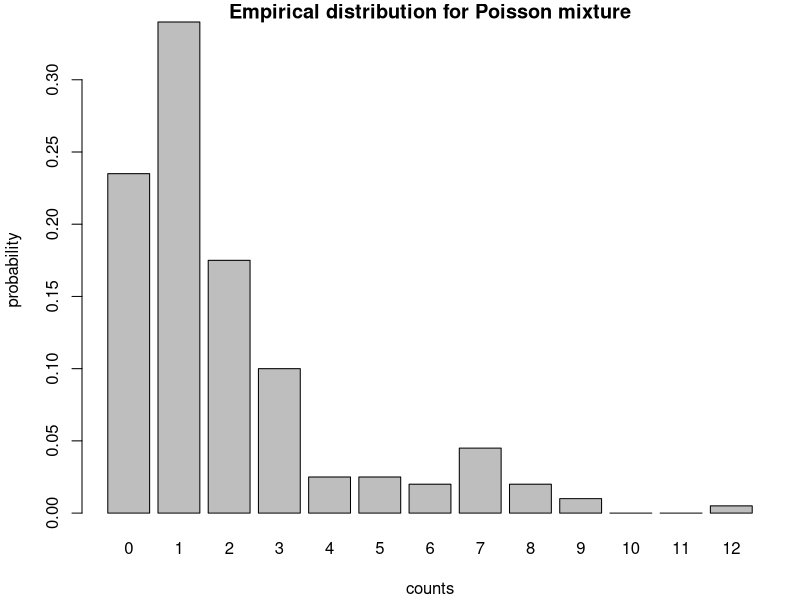
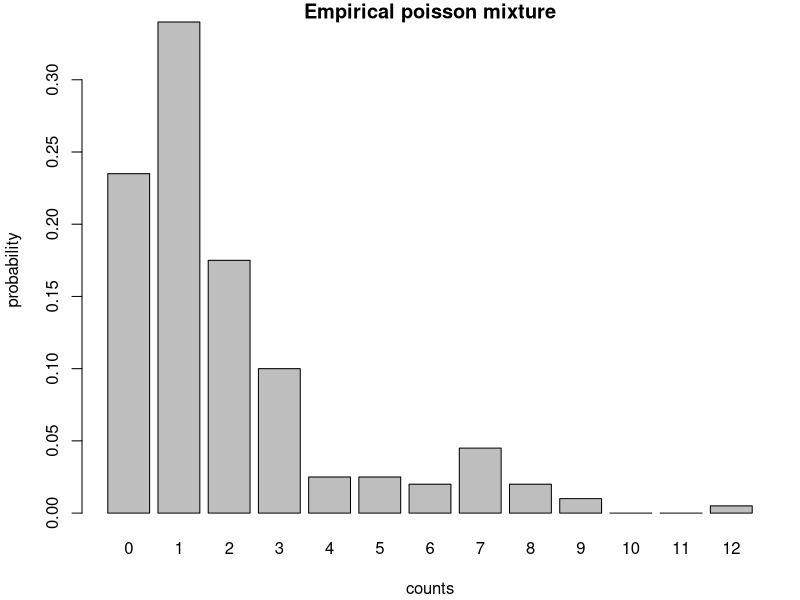

Generate these figures, in order, with R:
## ---- chunk 1
#| label: fig-poisson-mix
# Generate n observations from a mixture of three poisson distributions
set.seed(452)


# n     = 50
n = 200                # sample size
# w     = c(0.6, 0.4)  # Weights
w = c(0.7,0.2,0.1)     # weights
# mu    = c(0, 5)      # Means
# sigma = c(1, 2)      # Standard deviations
lambda = c(1,2,6)      # lambda params (mean,variation)



#cc    = sample(1:2, n, replace=T, prob=w)
ac     = sample(1:length(w),n, replace=T, prob=w) # sample the active component
#x     = rnorm(n, mu[cc], sigma[cc])
x      = rpois(n,lambda=lambda[ac])                # simulate an ac mixture component n time


#First converting the vector x into a factor while ensuring that any integer between 0 and the maximum in the sample are valid factors avoids the issue of ignoring zero counts or x=0.

#empfreq = table(factor(x, levels=seq(0, max(x))))/n
empirical_feqs = table(factor(x, levels=seq(0, max(x)))) # tabulate samples into a counts
empirical_dist = empirical_feqs /n # convert frequencies to probabilities
## ---- chunk 2
#| label: fig-poisson-mix-1
#| fig-cap: "Empirical distribution for Poisson mixture"
par(mar=c(4,4,1,1) + 0.1)
#barplot(empfreq)
barplot(empirical_dist,xlab="counts",ylab="probability",main="Empirical distribution for Poisson mixture")

## ---- chunk 3
#| label: fig-poisson-mix-2
empirical_feqs = table( factor(x, levels=seq(0, max(x)))) # tabulate samples into counts
empirical_dist = empirical_feqs /n # convert frequencies to probabilities

barplot(empirical_dist,xlab="counts",ylab="probability",main="Empirical poisson mixture")

